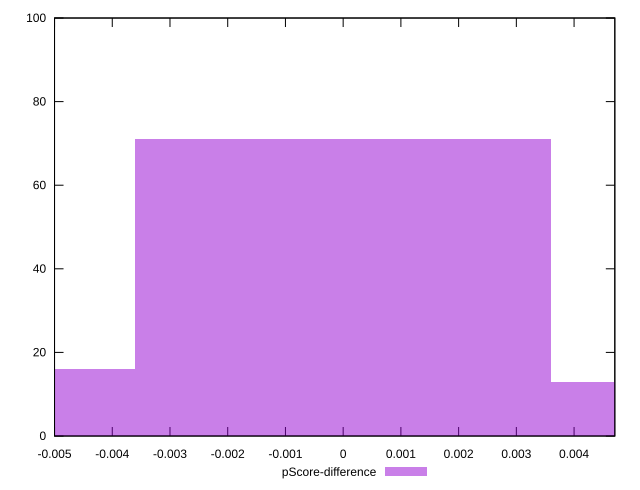

Here is the gnuplot script that generated this plot:
reset

$pScoreDifference <<EOF
-0.007215757561398723 16
0 71
0.007215757561398723 13
EOF

set key outside below
set boxwidth 0.007215757561398723
set xrange [-0.0050000000000000044:0.004705882352941171]
set yrange [0:100]
set trange [0:100]
set style fill transparent solid 0.5 noborder
set terminal svg size 640, 490 enhanced background rgb 'white'
set output "reports/report_00028_2021-02-24T12-49-42.674Z/uses-text-compression/samples/agenda/pScore-difference/histogram.svg"

plot $pScoreDifference title "pScore-difference" with boxes

reset
